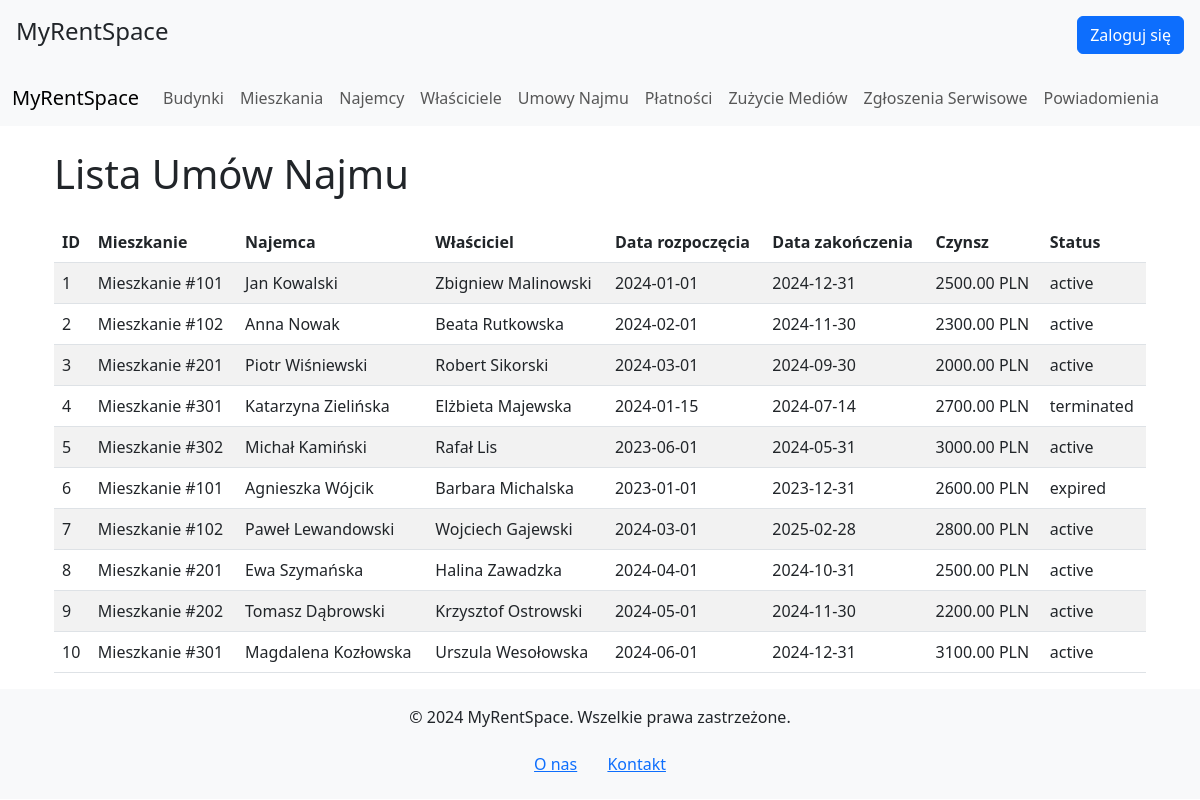
The page /index.php?view=agreements on the database its author committed.
### tables this page shows
CREATE TABLE `rental_agreements` (
  `id` int(11) NOT NULL,
  `apartment_id` int(11) NOT NULL,
  `tenant_id` int(11) NOT NULL,
  `owner_id` int(11) NOT NULL,
  `start_date` date NOT NULL,
  `end_date` date NOT NULL,
  `rent_amount` decimal(10,2) NOT NULL,
  `owner_rent` decimal(10,2) NOT NULL,
  `media_advance` decimal(10,2) DEFAULT NULL,
  `company_commission` decimal(10,2) DEFAULT NULL,
  `status` enum('active','terminated','expired') NOT NULL
);

CREATE TABLE `apartments` (
  `id` int(11) NOT NULL,
  `building_id` int(11) NOT NULL,
  `apartment_number` varchar(50) NOT NULL,
  `floor_number` int(11) NOT NULL,
  `size_sqm` decimal(10,2) NOT NULL,
  `status` enum('available','rented','maintenance') NOT NULL
);

CREATE TABLE `tenants` (
  `id` int(11) NOT NULL,
  `first_name` varchar(100) NOT NULL,
  `last_name` varchar(100) NOT NULL,
  `phone` varchar(15) NOT NULL,
  `email` varchar(255) NOT NULL
);

CREATE TABLE `owners` (
  `id` int(11) NOT NULL,
  `first_name` varchar(100) NOT NULL,
  `last_name` varchar(100) NOT NULL,
  `phone` varchar(15) NOT NULL,
  `email` varchar(255) NOT NULL,
  `commission_rate` decimal(5,2) NOT NULL
);

### views/agreements.php (the view, shortened to what this page needs)
<?php
include 'config/db.php';
$query = "
    SELECT ra.id, ra.start_date, ra.end_date, ra.rent_amount, ra.status,
           a.apartment_number, t.first_name, t.last_name, o.first_name AS owner_first_name, o.last_name AS owner_last_name
    FROM rental_agreements ra
    JOIN apartments a ON ra.apartment_id = a.id
    JOIN tenants t ON ra.tenant_id = t.id
    JOIN owners o ON ra.owner_id = o.id
";
$result = $conn->query($query);
?>
<div class="container">
    <h1 class="mb-4">Lista Umów Najmu</h1>
    <table class="table table-striped">
        <thead>
        <tr>
            <th>ID</th>
            <th>Mieszkanie</th>
            <th>Najemca</th>
            <th>Właściciel</th>
            <th>Data rozpoczęcia</th>
            <th>Data zakończenia</th>
            <th>Czynsz</th>
            <th>Status</th>
        </tr>
        </thead>
        <tbody>
        <?php
        if ($result->num_rows > 0) {
            while ($row = $result->fetch_assoc()) {
                echo "<tr>
                            <td>{$row['id']}</td>
                            <td>Mieszkanie #{$row['apartment_number']}</td>
                            <td>{$row['first_name']} {$row['last_name']}</td>
                            <td>{$row['owner_first_name']} {$row['owner_last_name']}</td>
                            <td>{$row['start_date']}</td>
                            <td>{$row['end_date']}</td>
                            <td>{$row['rent_amount']} PLN</td>
                            <td>{$row['status']}</td>
                          </tr>";
            }
        } else {
            echo "<tr><td colspan='8' class='text-center'>Brak danych</td></tr>";
        }
        ?>
        </tbody>
    </table>
</div>

### rows shown on the page
rental_agreements: id "1", apartment.apartment_number "101", tenant.first_name "Jan", tenant.last_name "Kowalski", owner.first_name "Zbigniew", owner.last_name "Malinowski", start_date "2024-01-01", end_date "2024-12-31", rent_amount "2500.00", status "active"
rental_agreements: id "2", apartment.apartment_number "102", tenant.first_name "Anna", tenant.last_name "Nowak", owner.first_name "Beata", owner.last_name "Rutkowska", start_date "2024-02-01", end_date "2024-11-30", rent_amount "2300.00", status "active"
rental_agreements: id "3", apartment.apartment_number "201", tenant.first_name "Piotr", tenant.last_name "Wiśniewski", owner.first_name "Robert", owner.last_name "Sikorski", start_date "2024-03-01", end_date "2024-09-30", rent_amount "2000.00", status "active"
rental_agreements: id "4", apartment.apartment_number "301", tenant.first_name "Katarzyna", tenant.last_name "Zielińska", owner.first_name "Elżbieta", owner.last_name "Majewska", start_date "2024-01-15", end_date "2024-07-14", rent_amount "2700.00", status "terminated"
rental_agreements: id "5", apartment.apartment_number "302", tenant.first_name "Michał", tenant.last_name "Kamiński", owner.first_name "Rafał", owner.last_name "Lis", start_date "2023-06-01", end_date "2024-05-31", rent_amount "3000.00", status "active"
rental_agreements: id "6", apartment.apartment_number "101", tenant.first_name "Agnieszka", tenant.last_name "Wójcik", owner.first_name "Barbara", owner.last_name "Michalska", start_date "2023-01-01", end_date "2023-12-31", rent_amount "2600.00", status "expired"
rental_agreements: id "7", apartment.apartment_number "102", tenant.first_name "Paweł", tenant.last_name "Lewandowski", owner.first_name "Wojciech", owner.last_name "Gajewski", start_date "2024-03-01", end_date "2025-02-28", rent_amount "2800.00", status "active"
rental_agreements: id "8", apartment.apartment_number "201", tenant.first_name "Ewa", tenant.last_name "Szymańska", owner.first_name "Halina", owner.last_name "Zawadzka", start_date "2024-04-01", end_date "2024-10-31", rent_amount "2500.00", status "active"
rental_agreements: id "9", apartment.apartment_number "202", tenant.first_name "Tomasz", tenant.last_name "Dąbrowski", owner.first_name "Krzysztof", owner.last_name "Ostrowski", start_date "2024-05-01", end_date "2024-11-30", rent_amount "2200.00", status "active"
rental_agreements: id "10", apartment.apartment_number "301", tenant.first_name "Magdalena", tenant.last_name "Kozłowska", owner.first_name "Urszula", owner.last_name "Wesołowska", start_date "2024-06-01", end_date "2024-12-31", rent_amount "3100.00", status "active"
